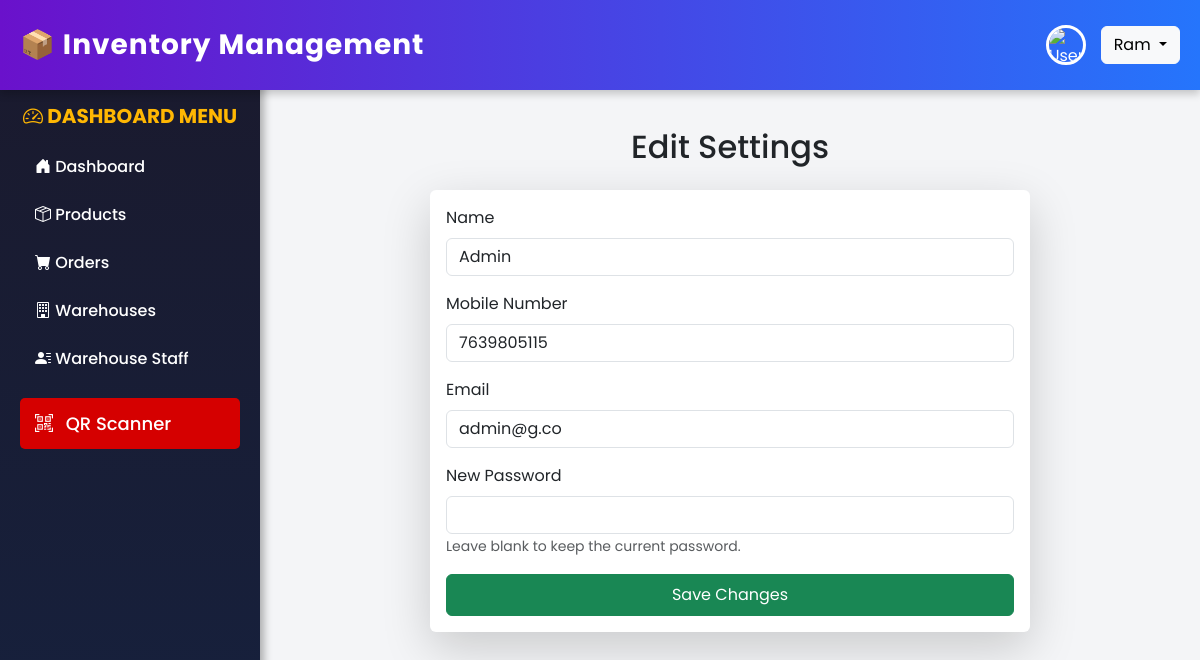
/settings/ (signed in), run on an earlier commit of the app's database.
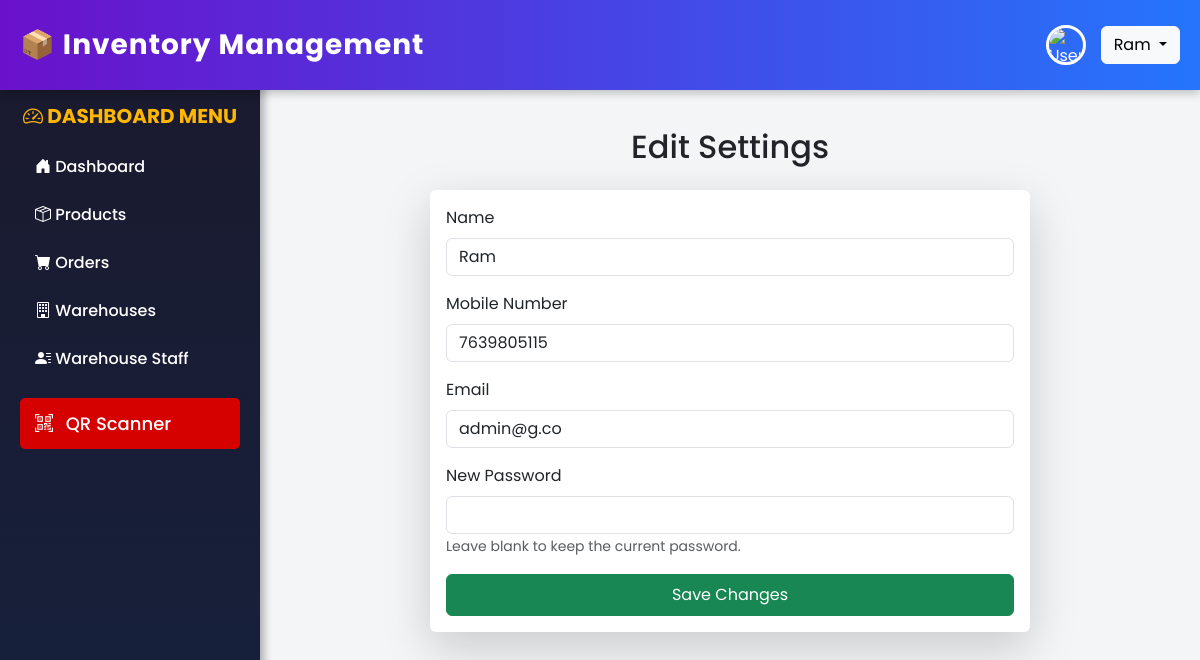
And on a later commit of the database.
### inventory/models.py (models this page shows, shortened)
class WarehouseStaff(models.Model):
    ROLE_CHOICES = [
        ('admin', 'Admin'),
        ('warehouse staff', 'Warehouse Staff'),
        ('manager', 'Manager'),
        ('customer', 'Customer'),
    ]
    customer_id = models.PositiveIntegerField(unique=True, primary_key=True)
    name = models.CharField(max_length=255)
    mobile_number = models.CharField(max_length=15, unique=True)
    email = models.EmailField(unique=True)
    password = models.CharField(max_length=255)  # Store hashed password
    role = models.CharField(max_length=20, choices=ROLE_CHOICES, default='customer')
    working_warehouse = models.CharField(max_length=255, blank=True, null=True)
    register_date = models.DateTimeField(default=now)
    class Meta:
        db_table = "Users"  # Keep table name as "Users"

### inventory/views.py (the view, shortened to what this page needs)
# urls.py: path('settings/',  profile_settings, name='settings'),
def profile_settings(request):
    user = Users.objects.get(customer_id=request.session['user_id'])
    return render(request, 'inventory/profile/settings.html', {'user': user})

### inventory/templates/inventory/profile/settings.html (shortened to what this page needs)
{% extends "inventory/base.html" %} {% block content %}
<div class="container py-5">
  <h2 class="text-center mb-4">Edit Settings</h2>
  <div
    class="card shadow-lg border-0 rounded-lg mx-auto"
    style="max-width: 600px"
  >
    <div class="card-body">
      <form method="POST">
        <div class="mb-3">
          <label for="name" class="form-label">Name</label>
          <input
            type="text"
            class="form-control"
            id="name"
            name="name"
            value="{{ user.name }}"
            required
          />
        </div>
        <div class="mb-3">
          <label for="mobile_number" class="form-label">Mobile Number</label>
          <input
            type="text"
            class="form-control"
            id="mobile_number"
            name="mobile_number"
            value="{{ user.mobile_number }}"
            required
          />
        </div>
        <div class="mb-3">
          <label for="email" class="form-label">Email</label>
          <input
            type="email"
            class="form-control"
            id="email"
            name="email"
            value="{{ user.email }}"
            required
          />
        </div>
        <div class="mb-3">
          <label for="password" class="form-label">New Password</label>
          <input
            type="password"
            class="form-control"
            id="password"
            name="password"
          />
          <small class="form-text text-muted">
            Leave blank to keep the current password.
          </small>
        </div>
        <button type="submit" class="btn btn-success w-100 py-2">
          Save Changes
        </button>
      </form>
    </div>
  </div>
</div>
{% endblock %} {% block title %}Settings - Inventory Management{% endblock %}

### inventory/templates/inventory/base.html (shortened to what this page needs)
<!DOCTYPE html>
<html lang="en">
  <head>
    <link
      href="https://cdn.jsdelivr.net/npm/bootstrap@5.3.0/dist/css/bootstrap.min.css"
      rel="stylesheet"
    />
    <link
      href="https://cdn.jsdelivr.net/npm/bootstrap-icons@1.10.5/font/bootstrap-icons.css"
      rel="stylesheet"
    />
  </head>
  <body>
    <div class="main-header">
      <h3>📦 Inventory Management</h3>
      {% if request.session.user_id %}
      <div class="user-menu">
        <img
          src="https://img.freepik.com/premium-vector/profile-picture-placeholder-avatar-silhouette-gray-tones-icon-colored-shapes-gradient_1076610-40164.jpg?w=826"
          class="user-avatar"
          alt="User"
        />
        <div class="dropdown">
          <button
            class="btn btn-light dropdown-toggle"
            type="button"
            data-bs-toggle="dropdown"
          >
            {{ request.session.user_name }}
          </button>
        </div>
      </div>
      {% endif %}
    </div>
    <div class="dashboard-container">
      {% if request.session.user_id %}
      <div class="sidebar">
        <br />
        <h5><i class="bi bi-speedometer2"></i> Dashboard Menu</h5>
        <a href="{% url 'inventory:dashboard' %}">
          <i class="bi bi-house-door-fill"></i> Dashboard
        </a>
        <a href="{% url 'inventory:product_list' %}">
          <i class="bi bi-box-seam"></i> Products
        </a>
        <a href="{% url 'inventory:order_list' %}">
          <i class="bi bi-cart-fill"></i> Orders
        </a>
        {% if request.session.user_role != 'warehouse staff' %}
        <a href="{% url 'inventory:warehouse_list' %}">
          <i class="bi bi-building"></i> Warehouses
        </a>
        <a href="{% url 'inventory:user_list' %}">
          <i class="bi bi-person-lines-fill"></i> Warehouse Staff
        </a>
        {% endif %}
        <div>
          <a href="{% url 'inventory:qr_scanner' %}" class="qr-scanner-menu">
            <i class="bi bi-qr-code-scan"></i> QR Scanner
          </a>
        </div>
      </div>
      {% endif %}
      <div class="main-content">
        {% block content %}{% endblock %}
      </div>
    </div>
  </body>
</html>

What changed in the data, as far as the page shows it:
changed WarehouseStaff "admin@g.co": session.user_name (not shown) → "Ram"; name "Admin" → "Ram"
Also different on the page:
{{ request.session.user_name }}: "Ram" → (not shown)
